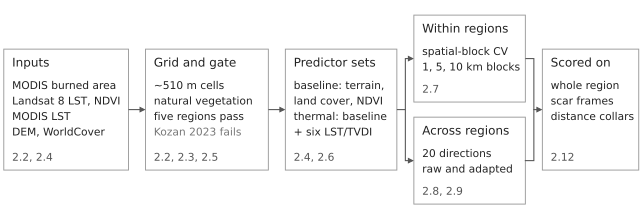

This chart was generated by the following Python code:
#!/usr/bin/env python3
"""Figure 2 - methods schematic (2026-10-23 redraw).

Five columns, left to right: inputs, grid and gate, the two predictor sets, the two evaluations
(within regions, across regions) and the evaluation frames they are scored on. White boxes with
a hairline edge, one heading and a few short lines each, the Methods section in small grey type,
straight or right-angled connectors. The earlier version (14 boxes, coloured fills, a footer band
and a rejecting branch for the gate) is in the git history before 2026-10-23.

No numbers -> no numeric asserts. Structural checks: (1) every section number printed here is
a live Methods heading with the expected title, and the printed set equals SECTIONS; (2) every
section reference in the caption is a live heading next to its topic word; (3) every text fits
its box.
"""
import json
import re
import sys
from pathlib import Path

import matplotlib
matplotlib.use("Agg")
import matplotlib.pyplot as plt
from matplotlib.patches import FancyArrowPatch, Rectangle
from matplotlib.path import Path as MplPath

sys.path.insert(0, str(Path(__file__).resolve().parent))
from _layout_check import check as layout_check
import _style as S

HERE = Path(__file__).resolve().parent
METHODS = HERE.parent / "03_methods.md"

EDGE = "#9A9A9A"
CTRL = "#767676"   # Kozan 2023, as in Fig. 1

# --- every section number this figure prints, with the heading it must match --
SECTIONS = {
    "2.2": 'Burned-area label and the ~500 m analysis grid',
    "2.3": 'Burned-landcover admissibility gate',
    "2.4": 'Predictor variables',
    "2.5": 'Cell aggregation, validity and analysis populations',
    "2.6": 'Classifier',
    "2.7": 'Spatial-block cross-validation and bootstrap uncertainty',
    "2.8": 'Cross-region transfer protocol',
    "2.9": 'Label-free domain adaptation',
    "2.12": 'Evaluation frames and controls on the transfer path',
}
_heads = dict(re.findall(r"^##+ (2\.\d+(?:\.\d+)?) (.+)$",
                         METHODS.read_text(encoding="utf-8"), re.M))
for num, title in SECTIONS.items():
    assert num in _heads, f"Methods has no section {num} (figure references it)"
    assert _heads[num].strip() == title, \
        f"section {num} moved: figure expects {title!r}, Methods has {_heads[num]!r}"


# (1b) the section numbers the boxes print are recorded by box() and must equal SECTIONS exactly
# (checked after the boxes are drawn), so a box cannot cite a section the table does not vouch for.
# The boxes print bare numbers; the caption says they are Methods sections. The section sign is
# never used, in the figure or in the caption (author's rule, 2026-10-23).

# (1c) the caption: every "Section a.b" must be a live Methods heading, and must sit next to a
# word from that heading's topic, so a renumbered section cannot survive under an old number
# (the caption once cited "decomposition (3.12)" and "sensitivity designs (3.16)" after the split).
CAPTION_TOPIC = {"2.13": r"leakage|seed|bootstrap"}
_caps = (HERE.parent / "figure_captions.tex").read_text(encoding="utf-8")
_cap2 = " ".join(_caps[_caps.index("fig2_schematic.pdf"):_caps.index(r"\label{fig:pipeline}")].split())
assert "\u00a7" not in _cap2 and "\\S" not in _cap2, "Fig. 2 caption uses the section sign"
CAPTION_REFS = re.findall(r"Sections? (\d+\.\d+)", _cap2)
assert CAPTION_REFS, "Fig. 2 caption cites no section"
for m in re.finditer(r"Sections? (\d+\.\d+)", _cap2):
    num = m.group(1)
    assert num in _heads, f"caption cites Section {num}, which Methods does not have"
    assert num in CAPTION_TOPIC, f"caption cites Section {num}; add its topic to CAPTION_TOPIC"
    before = _cap2[max(0, m.start() - 90):m.start()]
    assert re.search(CAPTION_TOPIC[num], before, re.I), \
        f"caption cites Section {num} ({_heads[num]!r}) next to {before[-60:]!r}"

S.apply()
W_MM, H_MM = S.WIDTH_MM, 58.0
fig = plt.figure(figsize=(W_MM * S.MM, H_MM * S.MM))
ax = fig.add_axes([0, 0, 1, 1])
ax.set_xlim(0, W_MM)          # 1 axis unit == 1 mm on the page
ax.set_ylim(0, H_MM)
ax.axis("off")

_boxes = []   # (text_artist, patch_artist, label) for the containment check
PRINTED_REFS = []


def box(x, y, w, h, title, lines, refs, line_colours=None):
    """refs: the Methods section numbers of this box, printed as bare numbers."""
    PRINTED_REFS.extend(refs)
    refs = ", ".join(refs)
    p = Rectangle((x, y), w, h, facecolor="white", edgecolor=EDGE, linewidth=0.7, zorder=1)
    ax.add_patch(p)
    t = ax.text(x + 2.2, y + h - 2.2, title, ha="left", va="top", fontsize=S.FS_BODY, zorder=4)
    _boxes.append((t, p, title))
    yy = y + h - 8.4
    for i, line in enumerate(lines):
        c = (line_colours or {}).get(i, S.INK)
        tl = ax.text(x + 2.2, yy, line, ha="left", va="top", fontsize=S.FS_SMALL, color=c, zorder=4)
        _boxes.append((tl, p, line))
        yy -= 4.1
    tr = ax.text(x + 2.2, y + 1.8, refs, ha="left", va="bottom", fontsize=S.FS_SMALL, color=S.MUTED, zorder=4)
    _boxes.append((tr, p, refs))
    return p


def arrow(points):
    ax.add_patch(FancyArrowPatch(path=MplPath([tuple(q) for q in points]), arrowstyle="-|>",
                                 mutation_scale=8, lw=0.8, color=S.MUTED, shrinkA=0, shrinkB=0.6,
                                 joinstyle="miter", capstyle="butt", zorder=2))


C1, C2, C3, C4, C5 = (1, 34), (38.5, 71), (75.5, 105), (109.5, 139), (143.5, 169)
w = lambda c: c[1] - c[0]

box(C1[0], 13, w(C1), 32, "Inputs", ["MODIS burned area", "Landsat 8 LST, NDVI", "MODIS LST",
                                     "DEM, WorldCover"], ["2.2", "2.4"])
box(C2[0], 13, w(C2), 32, "Grid and gate", ["~510 m cells", "natural vegetation", "five regions pass",
                                            "Kozan 2023 fails"], ["2.2", "2.3", "2.5"], {3: CTRL})
box(C3[0], 13, w(C3), 32, "Predictor sets", ["baseline: terrain,", "land cover, NDVI", "thermal: baseline",
                                             "+ six LST/TVDI"], ["2.4", "2.6"])
box(C4[0], 31, w(C4), 23, "Within regions", ["spatial-block CV", "1, 5, 10 km blocks"], ["2.7"])
box(C4[0], 4, w(C4), 23, "Across regions", ["20 directions", "raw and adapted"], ["2.8", "2.9"])
box(C5[0], 13, w(C5), 32, "Scored on", ["whole region", "scar frames", "distance collars"], ["2.12"])
assert set(PRINTED_REFS) == set(SECTIONS), (sorted(set(PRINTED_REFS)), sorted(SECTIONS))

arrow([(C1[1], 29), (C2[0], 29)])
arrow([(C2[1], 29), (C3[0], 29)])
XS = (C3[1] + C4[0]) / 2
arrow([(C3[1], 29), (XS, 29), (XS, 42.5), (C4[0], 42.5)])
arrow([(XS, 29), (XS, 15.5), (C4[0], 15.5)])
XE = (C4[1] + C5[0]) / 2
arrow([(C4[1], 42.5), (XE, 42.5), (XE, 29), (C5[0], 29)])
ax.plot([C4[1], XE, XE], [15.5, 15.5, 29], color=S.MUTED, lw=0.8, zorder=2, solid_joinstyle="miter")

problems = layout_check(fig, "Fig. 2 - methods schematic", min_gap_pt=2.0, min_font_pt=8.0,
                        contained=_boxes)
fig.savefig(HERE / "fig2_schematic.pdf")
fig.savefig(HERE / "fig2_schematic.svg")
if "--preview" in sys.argv:
    fig.savefig(HERE / "fig2_schematic_preview.png", dpi=300)

(HERE / "fig2_provenance.json").write_text(json.dumps({
    "figure": "Fig. 2 - methods schematic",
    "script": "paper/figures/fig2_schematic.py",
    "data": "none (schematic; labels mirror 03_methods section numbering)",
    "asserts": "no numbers to assert; every printed section number is a live Methods heading with its "
               "title and the printed set equals SECTIONS; every caption section reference is a live heading"
               "next to its topic word; every text fits its box",
    "printed_section_references": len(PRINTED_REFS),
    "caption_section_references": CAPTION_REFS,
    "sections_referenced": sorted(SECTIONS, key=lambda s: [int(p) for p in s.split(".")]),
    "design": "2026-10-23 redraw: five columns, white boxes, one accent-free palette; Kozan 2023 in grey text",
    "canvas_mm": [W_MM, H_MM],
    "font_pt": {"body": S.FS_BODY, "minimum": S.FS_SMALL},
    "layout_check": f"paper/figures/_layout_check.py; {len(problems)} problems at build time",
    "environment": f"matplotlib {matplotlib.__version__}",
}, indent=1, ensure_ascii=False), encoding="utf-8")
print("fig2 written")
